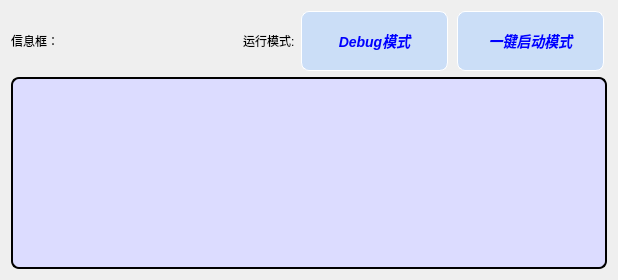
                 <widget class="QWidget" name="page_8">
                  <layout class="QGridLayout" name="gridLayout_11">
                   <item row="0" column="0">
                    <layout class="QVBoxLayout" name="verticalLayout_19">
                     <item>
                      <layout class="QHBoxLayout" name="horizontalLayout_21">
                       <item>
                        <widget class="QLabel" name="label_32">
                         <property name="styleSheet">
                          <string notr="true">font: bold 15pt &quot;Microsoft YaHei&quot;;</string>
                         </property>
                         <property name="text">
                          <string>信息框：</string>
                         </property>
                        </widget>
                       </item>
                       <item>
                        <spacer name="horizontalSpacer">
                         <property name="orientation">
                          <enum>Qt::Horizontal</enum>
                         </property>
                         <property name="sizeHint" stdset="0">
                          <size>
                           <width>178</width>
                           <height>20</height>
                          </size>
                         </property>
                        </spacer>
                       </item>
                       <item>
                        <widget class="QLabel" name="label_31">
                         <property name="styleSheet">
                          <string notr="true">font: bold 15pt &quot;Microsoft YaHei&quot;;</string>
                         </property>
                         <property name="text">
                          <string>运行模式:</string>
                         </property>
                        </widget>
                       </item>
                       <item>
                        <widget class="QPushButton" name="pb_debug">
                         <property name="sizePolicy">
                          <sizepolicy hsizetype="Preferred" vsizetype="Preferred">
                           <horstretch>0</horstretch>
                           <verstretch>0</verstretch>
                          </sizepolicy>
                         </property>
                         <property name="minimumSize">
                          <size>
                           <width>150</width>
                           <height>60</height>
                          </size>
                         </property>
                         <property name="styleSheet">
                          <string notr="true">QPushButton{
	margin-right:3px;
	margin-bottom:0px;
	color: rgb(0, 0, 255);
	background-color: rgba(165, 205, 255,125);
	border:1px outset rgb(255, 255, 255);
	border-radius:8px;
	font-family: &quot;Microsoft YaHei&quot;;
	font-size: 14px;
	font-style: italic;
	font-weight: bold;
	font: bold  18px &quot;Microsoft YaHei&quot;;

}
QPushButton:hover {
	background-color: rgba(165, 205, 255,80%);
	border:2px outset rgba(36, 36, 36,0);
}
QPushButton:pressed {
	background-color: rgba(165, 205, 255,90%);
	border:4px outset rgba(36, 36, 36,0);
}</string>
                         </property>
                         <property name="text">
                          <string>Debug模式</string>
                         </property>
                        </widget>
                       </item>
                       <item>
                        <widget class="QPushButton" name="pb_autorun">
                         <property name="sizePolicy">
                          <sizepolicy hsizetype="Preferred" vsizetype="Preferred">
                           <horstretch>0</horstretch>
                           <verstretch>0</verstretch>
                          </sizepolicy>
                         </property>
                         <property name="minimumSize">
                          <size>
                           <width>150</width>
                           <height>60</height>
                          </size>
                         </property>
                         <property name="styleSheet">
                          <string notr="true">QPushButton{
	margin-right:3px;
	margin-bottom:0px;
	color: rgb(0, 0, 255);
	background-color: rgba(165, 205, 255,125);
	border:1px outset rgb(255, 255, 255);
	border-radius:8px;
	font-family: &quot;Microsoft YaHei&quot;;
	font-size: 14px;
	font-style: italic;
	font-weight: bold;
	font: bold  18px &quot;Microsoft YaHei&quot;;

}
QPushButton:hover {
	background-color: rgba(165, 205, 255,80%);
	border:2px outset rgba(36, 36, 36,0);
}
QPushButton:pressed {
	background-color: rgba(165, 205, 255,90%);
	border:4px outset rgba(36, 36, 36,0);
}</string>
                         </property>
                         <property name="text">
                          <string>一键启动模式</string>
                         </property>
                        </widget>
                       </item>
                      </layout>
                     </item>
                     <item>
                      <widget class="QTextEdit" name="te_show">
                       <property name="styleSheet">
                        <string notr="true">QTextEdit{
background-color: rgb(220,220, 255);
font: bold 15pt &quot;Microsoft YaHei&quot;;
border:2px outset rgb(0, 0, 0);
border-radius:8px;
}
QTextEdit:hover {
	background-color: rgb(200,200, 255);
	border:2px outset rgb(0, 0, 0);
}
</string>
                       </property>
                       <property name="readOnly">
                        <bool>true</bool>
                       </property>
                       <property name="html">
                        <string>&lt;!DOCTYPE HTML PUBLIC &quot;-//W3C//DTD HTML 4.0//EN&quot; &quot;http://www.w3.org/TR/REC-html40/strict.dtd&quot;&gt;
&lt;html&gt;&lt;head&gt;&lt;meta name=&quot;qrichtext&quot; content=&quot;1&quot; /&gt;&lt;style type=&quot;text/css&quot;&gt;
p, li { white-space: pre-wrap; }
&lt;/style&gt;&lt;/head&gt;&lt;body style=&quot; font-family:'Microsoft YaHei'; font-size:15pt; font-weight:600; font-style:normal;&quot;&gt;
&lt;p style=&quot;-qt-paragraph-type:empty; margin-top:0px; margin-bottom:0px; margin-left:0px; margin-right:0px; -qt-block-indent:0; text-indent:0px;&quot;&gt;&lt;br /&gt;&lt;/p&gt;&lt;/body&gt;&lt;/html&gt;</string>
                       </property>
                      </widget>
                     </item>
                    </layout>
                   </item>
                  </layout>
                 </widget>
